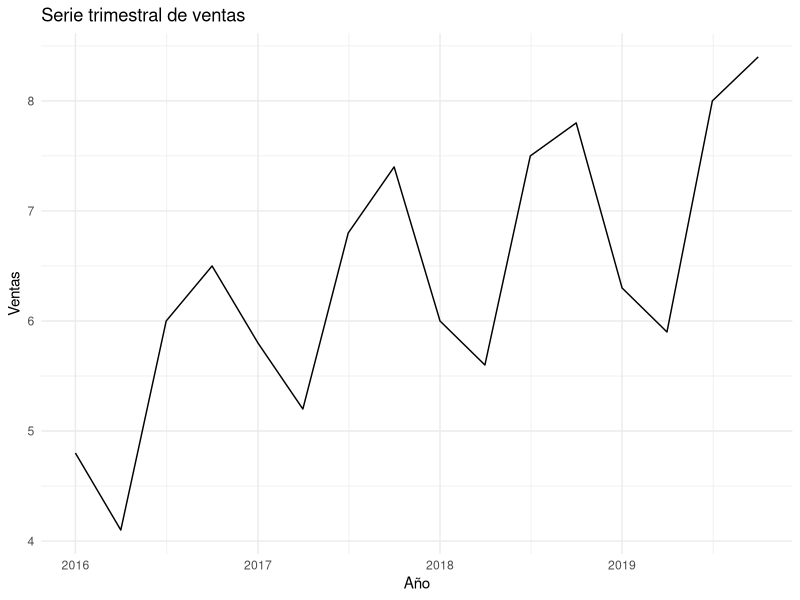
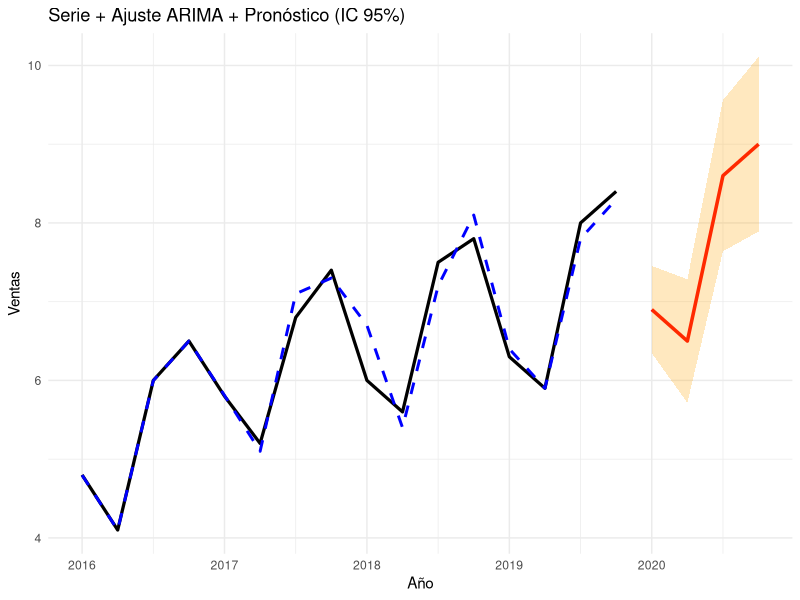
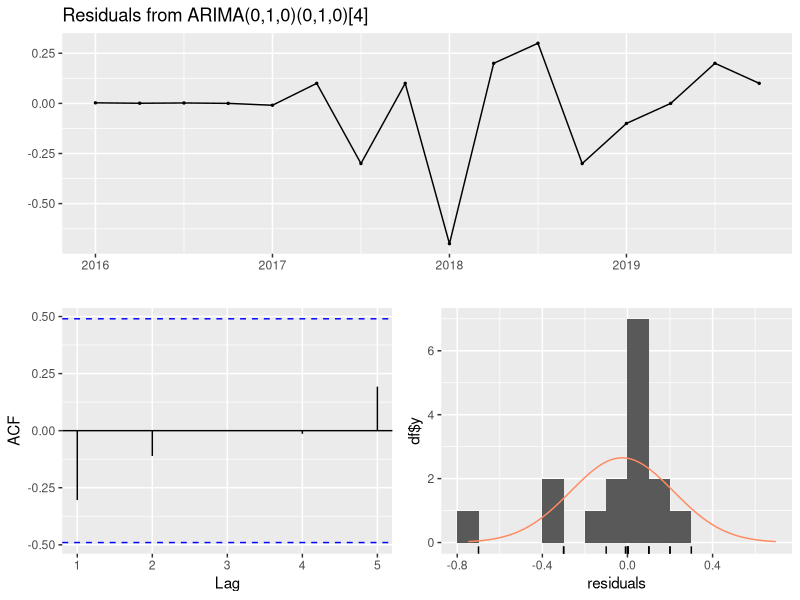
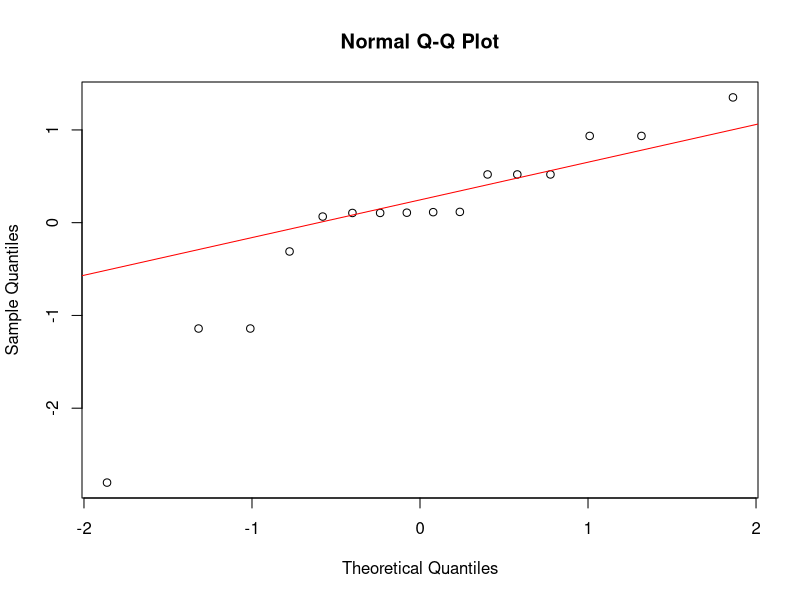

Source code (R) for these figures, in order:
## ---- chunk 1
knitr::opts_chunk$set(echo = TRUE)
## ---- chunk 2
# Cargar las librerías necesarias
library(forecast)
library(ggplot2)
## ---- chunk 3
# Insertar datos
anio = c(1,1,1,1,2,2,2,2,3,3,3,3,4,4,4,4)
trimestre = c(1,2,3,4,1,2,3,4,1,2,3,4,1,2,3,4)
ventas = c(4.8, 4.1, 6.0, 6.5, 5.8, 5.2, 6.8, 7.4, 6.0, 5.6, 7.5, 7.8, 6.3, 5.9, 8.0, 8.4)

x = ts(ventas, frequency = 4, start = c(2016, 1))

Datos = data.frame(anio,trimestre,ventas)

serie_de_tiempo_ventas <- ts(
    data = Datos$ventas, 
    start = c(Datos$anio[1], Datos$trimestre[1]), 
    frequency = 4
)

print(serie_de_tiempo_ventas)
## ---- chunk 4
library(ggfortify)
library(ggplot2)

autoplot(x) +
  ggtitle("Serie trimestral de ventas") +
  xlab("Año") + ylab("Ventas") +
  theme_minimal()
## ---- chunk 5
modelo = auto.arima(x)
modelo
## ---- chunk 6
pred = forecast(modelo, h = 4, level = 95)
pred
## ---- chunk 7
#Grafica la serie más su pronóstico más su intervalo de confianza:
ajuste = fitted(modelo)

df = data.frame(tiempo = as.numeric(time(x)), ventas = as.numeric(x), ajuste = as.numeric(ajuste))
df_pred = data.frame(tiempo = as.numeric(time(pred$mean)), pred= as.numeric(pred$mean), lo95   = as.numeric(pred$lower[ , "95%"]), hi95   = as.numeric(pred$upper[ , "95%"]))
ggplot() +
  geom_line(data = df, aes(x = tiempo, y = ventas), color = "black", size = 1.1) +
  geom_line(data = df, aes(x = tiempo, y = ajuste), color = "blue", linetype = "dashed", size = 1) +
  geom_line(data = df_pred, aes(x = tiempo, y = pred), color = "red", size = 1.2) +
  geom_ribbon(data = df_pred, aes(x = tiempo, ymin = lo95, ymax = hi95), fill = "orange", alpha = 0.25) +
  labs(title = "Serie + Ajuste ARIMA + Pronóstico (IC 95%)",  x = "Año", y = "Ventas") +
  theme_minimal()
## ---- chunk 8
accuracy(modelo)
## ---- chunk 9
checkresiduals(modelo)
## ---- chunk 10
Box.test(x, lag = 1, type = "Ljung-Box", fitdf = 0)
## ---- chunk 11
library(lmtest)
dwtest(residuals(modelo) ~ 1)
## ---- chunk 12
# Prueba de hipotesis
shapiro.test(residuals(modelo))
             
# Grafica de QQplot de los residuos estandarizados:
qqnorm(scale(residuals(modelo)))
qqline(scale(residuals(modelo)), col = "red")
## ---- chunk 13
bptest(residuals(modelo) ~ time(x))
## ---- chunk 14
res = scale(residuals(modelo))
which(abs(res) > 2*sd(res))
